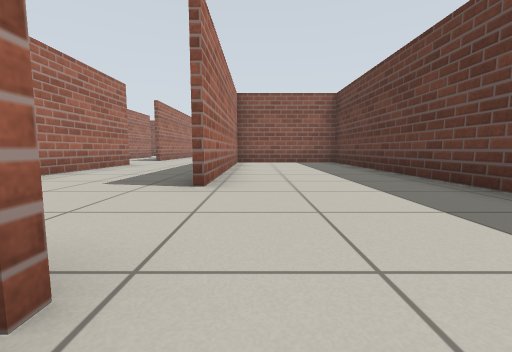
View 1 (above)

24 first-person views from a walk through a robot-simulator world made for Gazebo. The camera is 0.5 m above the floor, tilts 6° down and sees 90° across. The floor is counted in squares, 1 m on a side. Each view is taken from the middle of a square. On the plan, view 1 faces up. The plan holds only what a view shows up to about 9 squares ahead; the rest is blank.

View 2
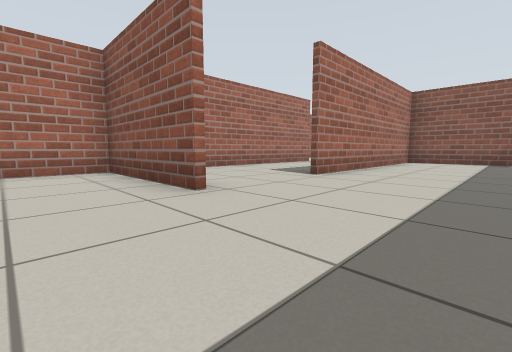

View 3
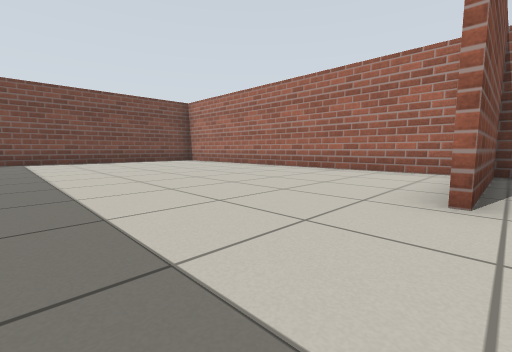

View 4
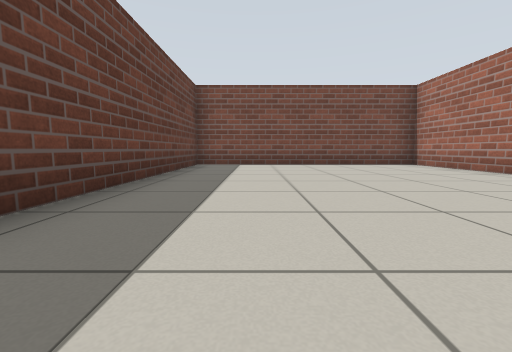

View 5
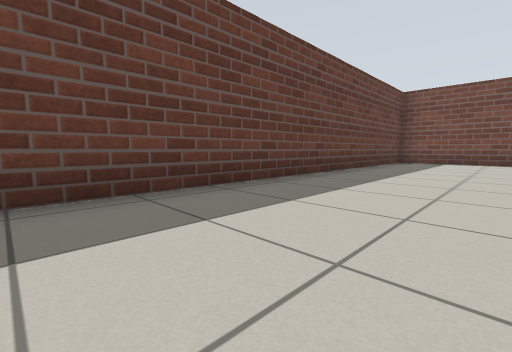

View 6
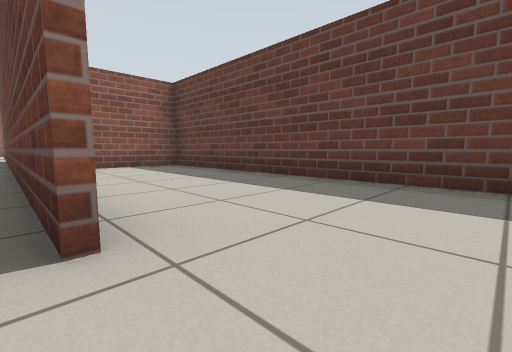

View 7
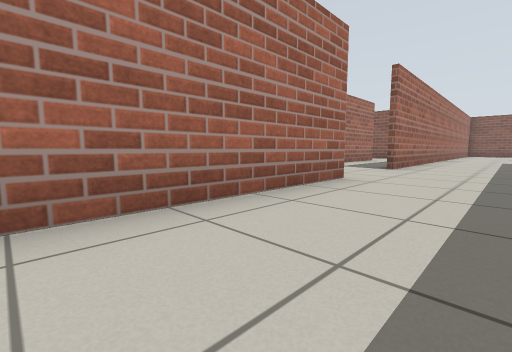

View 8
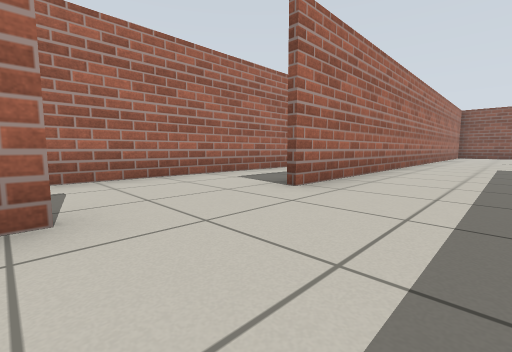

View 9
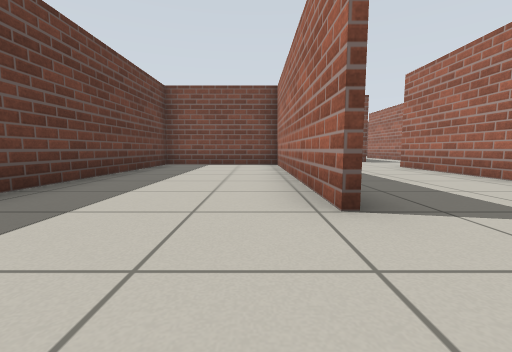

View 10
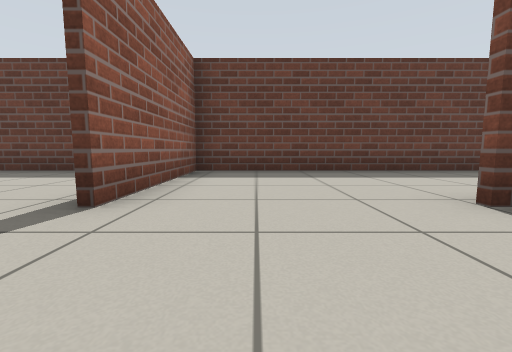

View 11
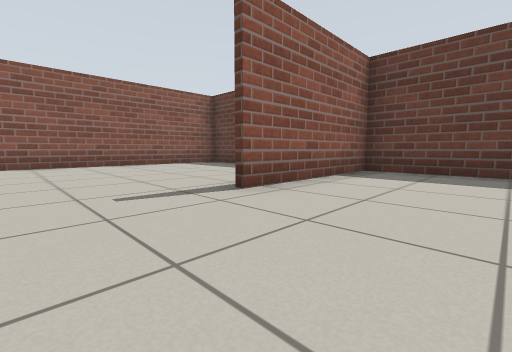

View 12
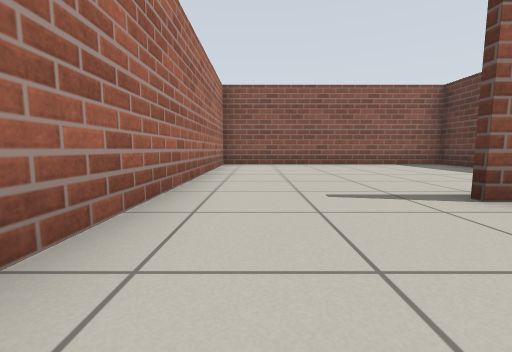

View 13
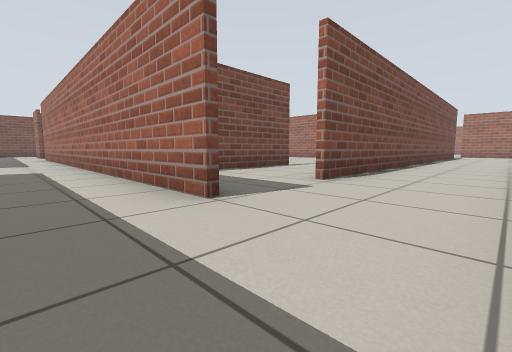

View 14
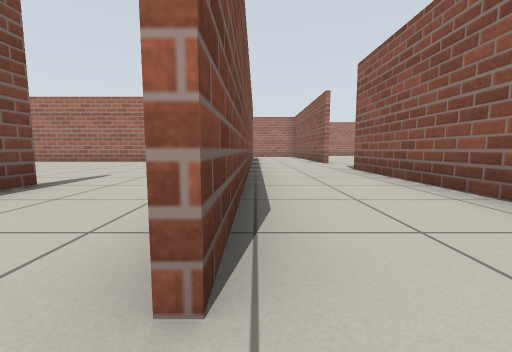

View 15
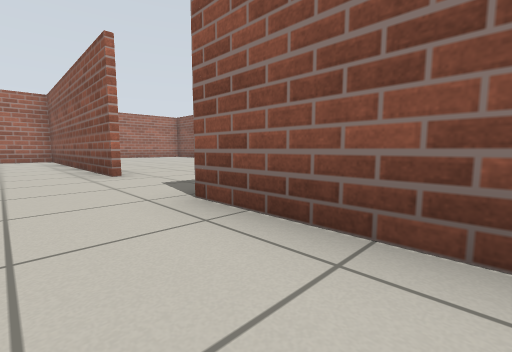

View 16
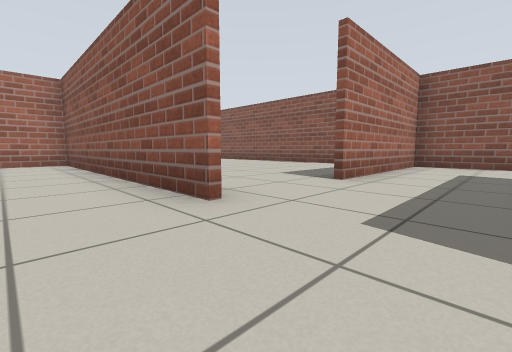

View 17
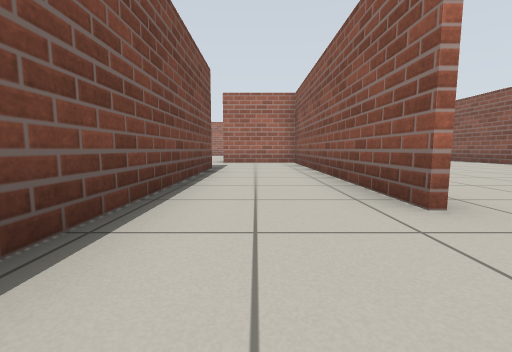

View 18
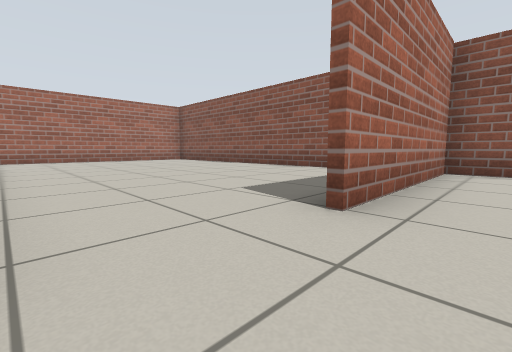

View 19
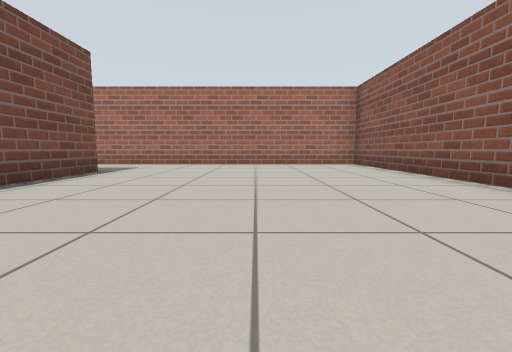

View 20
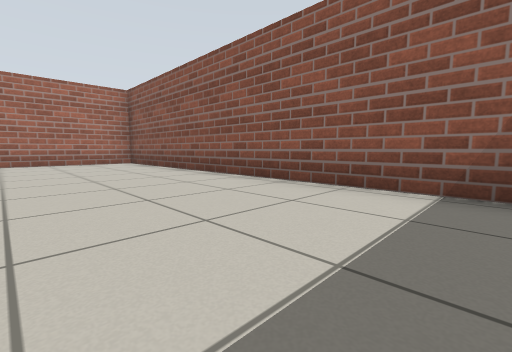

View 21
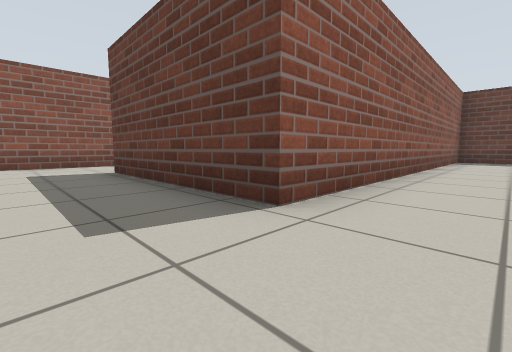

View 22
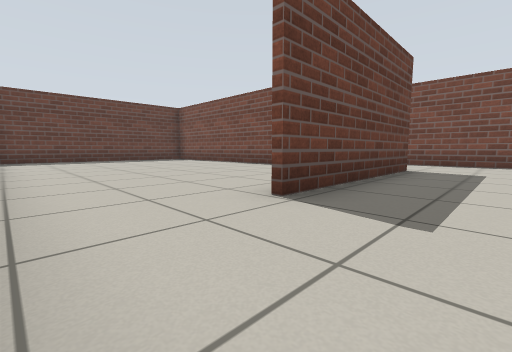

View 23
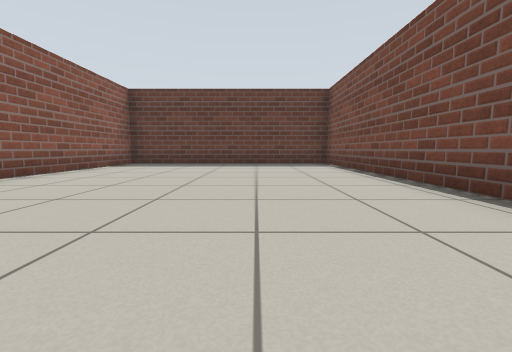

View 24
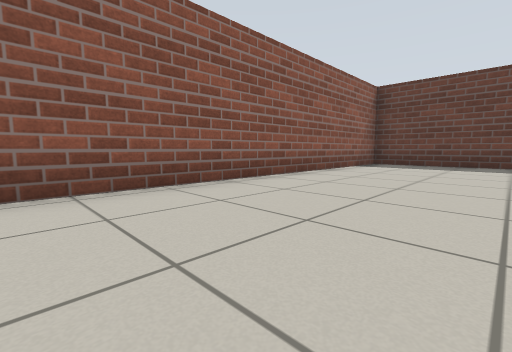

### Floor plan
Points are (right, up) in squares from view 1. A wall is a line through its corners. A room is listed if a view was taken in it or the views show most of it. See-through windows are left out.
Room 1 (views 1, 2, 3, 4, 5)
walls: (-0.6, 0.6) (-4.1, 0.6); (-4.1, 1.1) (-4, -9.3) (2.9, -9.3) (2.9, 9.5) (-0.7, 9.5) (-0.7, 3.4)
ways out: opening at (-1, 2.5) to room 2
Room 2 (views 6, 7, 8, 9, 10, 11, 12)
walls: (-0.7, 16) (-0.7, 9.6) (2.9, 9.6) (2.9, 19.4) (-0.9, 19.4); (-4.1, 8.3) (-4.1, 3); (-4.1, 19.6) (-4.1, 10.8); (-0.8, 3.4) (-0.8, 16); (-4.1, 0.8) (-0.6, 0.8)
ways out: opening at (-1, 2.5) to room 1; opening at (-4, 9.5) to room 3; opening at (-2.5, 20) to room 7
Room 3 (views 13, 14, 15, 16, 17, 21)
walls: (-11.6, 13) (-8.7, 13); (-17, 18.4) (-24.4, 18.4) (-24.4, 17); (-6.5, 15.9) (-6.5, 6.5); (-21.7, 15.8) (-8.6, 15.8); (-4.2, 17) (-4.2, 18.4) (-14.3, 18.4)
ways out: opening at (-4, 9.5) to room 2; opening at (-15.5, 19) to room 4; opening at (-23.5, 16)
Room 4 (view 18)
walls: (-14.3, 18.4) (-14.3, 20.6)
ways out: opening at (-15.5, 19) to room 3; opening at (-17, 20) to room 5; opening at (-15.5, 21.5) to room 6
Room 5 (views 19, 20)
walls: (-24.6, 18.6) (-22.4, 18.6); (-17.9, 25.3) (-27.5, 25.3) (-27.5, 16.6)
ways out: opening at (-17, 20) to room 4
Room 6 (views 22, 23, 24)
walls: (-10.6, 18.6) (-4.2, 18.6) (-4.2, 25.3); (-14.3, 20.6) (-14.3, 23); (-4, 25.3) (-16.9, 25.3) (-16.9, 20.9)
ways out: opening at (-15.5, 21.5) to room 4
Room 7 (no view inside)
walls: (-4.1, 25.3) (-4.1, 19.6); (2.9, 22.1) (2.9, 25.3) (-4, 25.3)
ways out: opening at (-2.5, 20) to room 2

Positions as (right, up) in squares from view 1, and headings:
1: (0, 0), facing up
2: (2, -1), facing up-left
3: (2, 1), facing down-left
4: (1, -1), facing down
5: (0, 1), facing down-right
6: (-1, 2), facing up-right
7: (-2, 4), facing up-left
8: (-2, 8), facing up-left
9: (0, 18), facing down
10: (-3, 18), facing right
11: (-3, 17), facing up-right
12: (-3, 17), facing up
13: (-5, 18), facing down-left
14: (-8, 16), facing left
15: (-12, 17), facing up-left
16: (-15, 17), facing up-left
17: (-15, 17), facing left
18: (-16, 19), facing up-left
19: (-19, 22), facing left
20: (-18, 22), facing up-left
21: (-16, 17), facing up-right
22: (-16, 25), facing down-right
23: (-13, 21), facing right
24: (-13, 22), facing up-right
